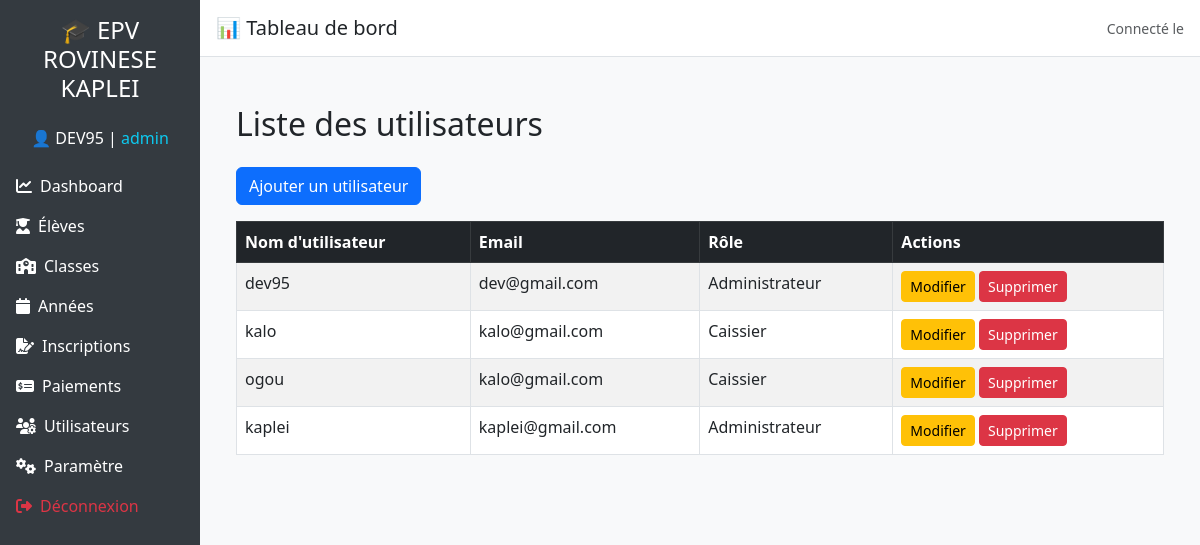
/accounts/utilisateurs/ (signed in), run on the app's committed database.
### utilisateurs/models.py (models this page shows)
class Utilisateur(AbstractUser):
    ROLE_CHOICES = (
        ('admin', 'Administrateur'),
        ('caissier', 'Caissier'),
    )
    role = models.CharField(max_length=20, choices=ROLE_CHOICES, default='caissier')

### utilisateurs/views.py (the view)
# urls.py: path('utilisateurs/', views.liste_utilisateurs, name='liste_utilisateurs'),
@login_required
@user_passes_test(is_admin)
def liste_utilisateurs(request):
    utilisateurs = Utilisateur.objects.all()
    return render(request, 'utilisateurs/liste_utilisateurs.html', {'utilisateurs': utilisateurs})

### utilisateurs/views.py (called while the page is built)
def is_admin(user):
    return user.is_authenticated and user.role == 'admin'

### utilisateurs/templates/utilisateurs/liste_utilisateurs.html
{% extends 'base.html' %}
{% load static %}
{% block content %}
<div class="container mt-4">
    <h2 class="mb-4">Liste des utilisateurs</h2>
    <a href="{% url 'ajouter_utilisateur' %}" class="btn btn-primary mb-3">Ajouter un utilisateur</a>
    <table class="table table-bordered table-striped">
        <thead class="table-dark">
            <tr>
                <th>Nom d'utilisateur</th>
                <th>Email</th>
                <th>Rôle</th>
                <th>Actions</th>
            </tr>
        </thead>
        <tbody>
            {% for utilisateur in utilisateurs %}
            <tr>
                <td>{{ utilisateur.username }}</td>
                <td>{{ utilisateur.email }}</td>
                <td>{{ utilisateur.get_role_display }}</td>
                <td>
                    <a href="{% url 'modifier_utilisateur' utilisateur.id %}" class="btn btn-sm btn-warning">Modifier</a>
                    <a href="{% url 'supprimer_utilisateur' utilisateur.id %}" class="btn btn-sm btn-danger"
                        onclick="return confirm('Êtes-vous sûr de vouloir supprimer cet utilisateur ?');">Supprimer</a>
                </td>
            </tr>
            {% empty %}
            <tr>
                <td colspan="4" class="text-center">Aucun utilisateur trouvé.</td>
            </tr>
            {% endfor %}
        </tbody>
    </table>
</div>
{% endblock %}

### templates/base.html (shortened to what this page needs)
<!DOCTYPE html>
<html lang="fr">
<head>
  <link href="https://cdn.jsdelivr.net/npm/bootstrap@5.3.0/dist/css/bootstrap.min.css" rel="stylesheet">
  <link href="https://cdnjs.cloudflare.com/ajax/libs/font-awesome/6.4.0/css/all.min.css" rel="stylesheet">
</head>
<body>
{% if user.is_authenticated %}
<div class="d-flex">
  <nav class="sidebar d-flex flex-column p-3 text-white col-md-3 col-lg-2">
    <h4 class="text-center mb-4">🎓 EPV ROVINESE KAPLEI</h4>
    <p class="text-center">👤 {{ user.username | upper }} | <span class="text-info">{{ user.role }}</span></p>
    {% if user.role == 'admin' %}
      <a href="{% url 'dashboard' %}" class="py-2 d-block"><i class="fas fa-chart-line me-2"></i>Dashboard</a>
      <a href="{% url 'liste_eleves' %}" class="py-2 d-block"><i class="fas fa-user-graduate me-2"></i>Élèves</a>
      <a href="{% url 'liste_classes' %}" class="py-2 d-block"><i class="fas fa-school me-2"></i>Classes</a>
      <a href="{% url 'liste_annees' %}" class="py-2 d-block"><i class="fas fa-calendar me-2"></i>Années</a>
      <a href="{% url 'inscription_form' %}" class="py-2 d-block"><i class="fas fa-file-signature me-2"></i>Inscriptions</a>
      <a href="{% url 'paiement_list' %}" class="py-2 d-block"><i class="fas fa-money-check-alt me-2"></i>Paiements</a>
      <a href="{% url "liste_utilisateurs" %}" class="py-2 d-block"><i class="fas fa-users-cog me-2"></i>Utilisateurs</a>
      <a href="/admin/" class="py-2 d-block"><i class="fas fa-cogs me-2"></i>Paramètre</a>
      <a href="{% url 'deconnexion' %}" class="py-2 d-block text-danger"><i class="fas fa-sign-out-alt me-2"></i>Déconnexion</a>
    {% endif %}
  </nav>
  <div class="flex-grow-1">
    <div class="topbar d-flex justify-content-between align-items-center">
      <h5 class="mb-0">📊 Tableau de bord</h5>
      <span class="text-muted small">Connecté le {{ now|date:"d/m/Y H:i" }}</span>
    </div>
    <div class="p-4">
      {% block content %}{% endblock %}
    </div>
  </div>
</div>
{% endif %}
</body>
</html>

### templates/base.html (style rules this page uses)
body { font-family: 'Segoe UI', sans-serif; background-color: #f8f9fa; }
.sidebar { height: 100vh; background-color: #343a40; }
.sidebar a { color: #ffffff; text-decoration: none; }
.topbar { background-color: #ffffff; padding: 1rem; border-bottom: 1px solid #dee2e6; }

### data on the page
Utilisateur: username "DEV95", role "admin", username "dev95", email "dev@gmail.com", role "Administrateur"
Utilisateur: username "kalo", email "kalo@gmail.com", role "Caissier"
Utilisateur: username "ogou", email "kalo@gmail.com", role "Caissier"
Utilisateur: username "kaplei", email "kaplei@gmail.com", role "Administrateur"
